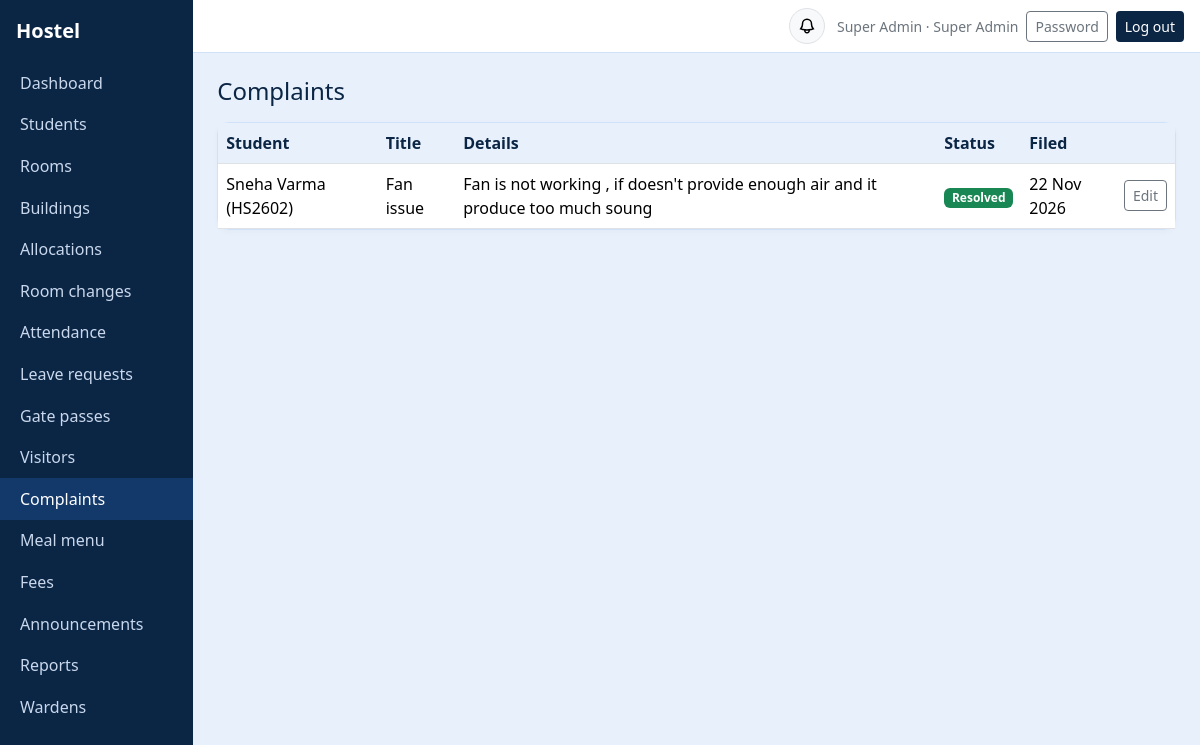
The app's page /complaints/ (signed in), older data.
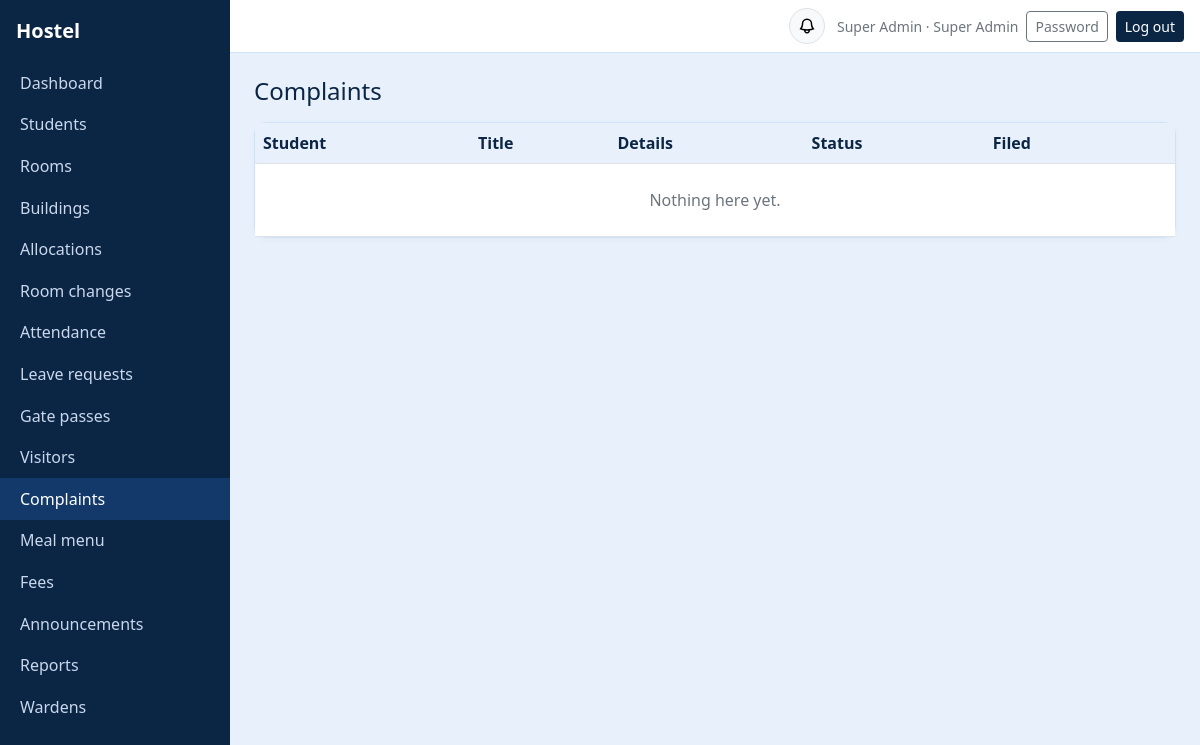
The same page, newer data.
### core/models.py (models this page shows, shortened)
class Student(models.Model):
    YEAR_CHOICES = Building.YEAR_CHOICES
    ROOM_TYPE_CHOICES = ROOM_TYPE_CHOICES
    ROOM_PREF_CHOICES = ROOM_PREF_CHOICES
    user = models.OneToOneField(User, on_delete=models.CASCADE, related_name="student")
    roll_no = models.CharField("Roll no.", max_length=30, unique=True)
    course = models.CharField(max_length=100, blank=True)
    year_of_study = models.PositiveSmallIntegerField("Academic year", choices=YEAR_CHOICES, default=1)
    preferred_room_type = models.CharField(
        "Preferred room type", max_length=15, choices=ROOM_PREF_CHOICES, blank=True, default=""
    )
    parent = models.ForeignKey(Parent, null=True, blank=True, on_delete=models.SET_NULL, related_name="children")
    is_active = models.BooleanField("Currently staying", default=True)
    is_suspended = models.BooleanField("Suspended from hostel", default=False)
    suspension_reason = models.TextField("Suspension reason", blank=True)
    suspension_start = models.DateField("Suspension start date", null=True, blank=True)
    suspension_end = models.DateField("Suspension end date", null=True, blank=True)
    suspended_by = models.ForeignKey(User, null=True, blank=True, on_delete=models.SET_NULL, related_name="+")
    suspended_at = models.DateTimeField("Suspended at", null=True, blank=True)
    class Meta:
        ordering = ["roll_no"]
    def __str__(self):
        return f"{self.user.display_name} ({self.roll_no})"
    @property
    def room(self):
        a = self.allocations.filter(end_date__isnull=True).select_related("room__building").first()
        return a.room if a else None

class User(AbstractUser):
    ROLES = [("admin", "Super Admin"), ("warden", "Warden"), ("student", "Student"), ("parent", "Parent")]
    role = models.CharField(max_length=10, choices=ROLES, default="student")
    phone = models.CharField(max_length=20, blank=True)
    must_change_password = models.BooleanField(default=False)
    assigned_building = models.ForeignKey(
        Building,
        null=True,
        blank=True,
        on_delete=models.SET_NULL,
        related_name="wardens",
        help_text="Leave empty for Head Warden (full cross-building access). Assign a building to lock this warden exclusively to that building.",
    )
    @property
    def scoped_building(self):
        return self.assigned_building if self.role == "warden" else None
    @property
    def warden_role_label(self):
        if self.role != "warden":
            return self.get_role_display()
        if self.assigned_building_id:
            return f"{self.assigned_building.name} Warden"
        return "Head Warden"
    @property
    def display_name(self):
        return self.get_full_name() or self.username

class Complaint(models.Model):
    STATUS = [(s, s) for s in ("Submitted", "Under Review", "In Progress", "Resolved")]
    student = models.ForeignKey(Student, on_delete=models.CASCADE, related_name="complaints")
    title = models.CharField(max_length=150)
    description = models.TextField()
    status = models.CharField(max_length=15, choices=STATUS, default="Submitted")
    staff_note = models.CharField("Note to student", max_length=300, blank=True)
    created_at = models.DateTimeField(auto_now_add=True)
    class Meta:
        ordering = ["-created_at"]

### core/views.py (the view, shortened to what this page needs)
    @role_required(*roles)
    def lst(request):
        locked = getattr(request.user, "scoped_building", None)
        rows = []
        for o in objs():
            rows.append({"cells": [c(o) for _, c in columns], "edit": reverse(f"{key}_edit", args=[o.pk]),
                         "delete": reverse(f"{key}_delete", args=[o.pk]) if delete else None,
                         "actions": actions(o) if actions else []})
        return show(request, "list", title=title, headers=[h for h, _ in columns], rows=rows,
                    add=reverse(f"{key}_new") if create else None, add_label=add_label)

### core/views.py (called while the page is built)
def badge(t):
    return format_html('<span class="badge text-bg-{}">{}</span>', BADGE.get(str(t), "secondary"), t)

def role_required(*roles):
    def deco(view):
        @wraps(view)
        @login_required
        def inner(request, *a, **k):
            if request.user.role not in roles:
                raise PermissionDenied
            return view(request, *a, **k)
        return inner
    return deco

def show(request, template, **ctx):
    return render(request, f"core/{template}.html", ctx)

def date_s(d):
    return d.strftime("%d %b %Y") if d else "—"

### core/templates/core/list.html (shortened to what this page needs)
{% extends "core/base.html" %}{% block content %}
<div class="d-flex justify-content-between align-items-center mb-3"><h4 style="color:var(--navy)" class="mb-0">{{ title }}</h4>
</div>
<div class="card"><div class="table-responsive"><table class="table table-hover align-middle mb-0">
<thead><tr>{% for h in headers %}<th>{{ h }}</th>{% endfor %}<th></th></tr></thead><tbody>
{% for r in rows %}<tr>{% for c in r.cells %}<td>{{ c }}</td>{% endfor %}<td class="text-end text-nowrap">
<a class="btn btn-sm btn-outline-secondary" href="{{ r.edit }}">Edit</a>
{% if r.delete %}<a class="btn btn-sm btn-outline-danger" href="{{ r.delete }}">Delete</a>{% endif %}</td></tr>
{% empty %}<tr><td colspan="{{ headers|length|add:1 }}" class="text-center text-secondary py-4">Nothing here yet.</td></tr>{% endfor %}
</tbody></table></div></div>{% endblock %}

### core/templates/core/base.html (shortened to what this page needs)
{% load static %}<!doctype html>
<html lang="en"><head><meta charset="utf-8"><meta name="viewport" content="width=device-width, initial-scale=1">
<link href="https://cdn.jsdelivr.net/npm/bootstrap@5.3.3/dist/css/bootstrap.min.css" rel="stylesheet">
</head><body>
{% if user.is_authenticated and not hide_nav %}
<div class="d-flex">
 <nav class="sidebar py-3" id="sb"><div class="px-3 pb-3 text-white fs-5 fw-semibold">Hostel</div>
  {% for name, label in nav_items %}<a href="{% url name %}" {% if request.resolver_match.url_name == name or name == 'attendance' and request.resolver_match.url_name == 'attendance_history' or name == 'rooms' and request.resolver_match.url_name == 'room_detail' or name == 'students' and request.resolver_match.url_name == 'student_detail' %}class="active"{% endif %}>{{ label }}</a>{% endfor %}
 </nav>
 <div class="flex-grow-1">
  <div class="topbar d-flex align-items-center justify-content-between px-3 py-2">
   <div class="ms-auto d-flex align-items-center gap-2">
     <div class="dropdown me-1">
       <button class="btn btn-sm btn-light border position-relative rounded-circle p-2 d-flex align-items-center justify-content-center" style="width:36px; height:36px;" type="button" id="notifDropdown" data-bs-toggle="dropdown" aria-expanded="false" title="Notifications">
       </button>
     </div>
     <span class="text-secondary small d-none d-sm-inline">{{ user.display_name }} · {% if user.role == 'warden' %}{{ warden_role_label|default:user.get_role_display }}{% else %}{{ user.get_role_display }}{% endif %}</span>
     <a class="btn btn-sm btn-outline-secondary" href="{% url 'password' %}">Password</a>
     <form method="post" action="{% url 'logout' %}" class="d-inline">{% csrf_token %}<button class="btn btn-sm btn-navy">Log out</button></form>
   </div>
  </div>
  <main class="p-3 p-md-4">
{% else %}<main class="container py-4">{% endif %}
  {% block content %}{% endblock %}
 </main>
{% if user.is_authenticated and not hide_nav %}</div></div>{% endif %}
</body></html>

Row changes from the older to the newer data that the page shows:
removed Student: user+roll_no "Sneha Varma (HS2602)"
removed Complaint: cells "Fan issue" "Fan is not working , if doesn't provide enough air and it produce too much soung", status "Resolved", created_at "22 Nov 2026"
Text that changed along with them:
text now shown: "Nothing here yet."
list line gone: "Edit"
